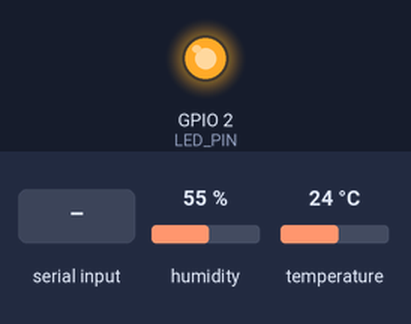
Recording of a sketch running on a simulated ESP32. On the bench: output pins drawn as LEDs (lit = HIGH). The inputs (shaded band) are chosen by the test bench; at power-on: humidity 55 %, temperature 24 °C. WiFi joins after 1.5 s; servers stay silent unless stated; uploads are accepted with an empty reply; what the sketch prints to the serial monitor is not drawn.

Above: at 6.2 s.
6.3 s: humidity set to 31 %
At 10.11 s:
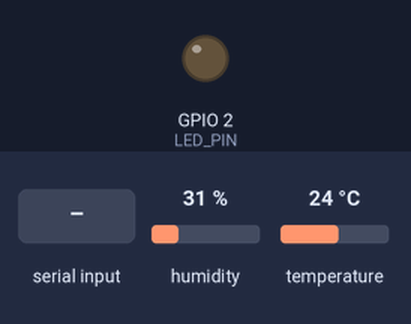
11.9 s: humidity set to 28 %
22.0 s: "TEST" received over Serial
Timing chart, 0 to 42.7 s (numbered marks = the images above; inputs shaded):
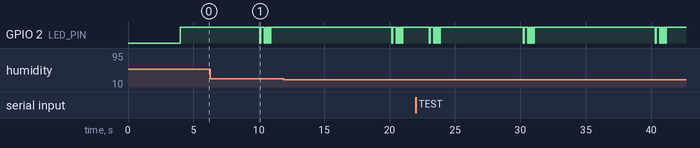

The sketch:

dht11_blockchain_sensor.ino
```cpp
/*
 * Farm Supply Chain - ESP32 DHT11 Sensor Integration
 * Reads temperature and humidity data and sends to blockchain backend
 *
 * Hardware:
 * - ESP32 DevKit V1
 * - DHT11 Temperature & Humidity Sensor
 * - Connect DHT11 Data pin to GPIO 4
 * - Connect DHT11 VCC to 3.3V
 * - Connect DHT11 GND to GND
 */

#include <WiFi.h>
#include <HTTPClient.h>
#include "DHT.h"

// DHT11 Configuration
#define DHTPIN 4        // DHT11 data pin connected to GPIO 4
#define DHTTYPE DHT11   // DHT 11 sensor type
DHT dht(DHTPIN, DHTTYPE);

// WiFi credentials - CHANGE THESE!
const char* ssid = "YOUR_WIFI_SSID";
const char* password = "YOUR_WIFI_PASSWORD";

// Server URL - Change to your computer's IP address
// Find your IP with: ipconfig (Windows) or ifconfig (Linux/Mac)
const char* serverURL = "http://192.168.1.100:3001/api/sensor-data";

// Device configuration
const char* deviceID = "ESP32_DHT11_001";
const char* location = "Farm Storage Room A";
int productID = 1;  // Default product ID to monitor

// Timing
unsigned long previousMillis = 0;
const long interval = 10000; // Send data every 10 seconds

// LED indicator (built-in LED)
#define LED_PIN 2

void setup() {
  Serial.begin(115200);
  delay(1000);

  Serial.println();
  Serial.println("================================");
  Serial.println("🌡️  Farm Supply Chain IoT Sensor");
  Serial.println("🔬 DHT11 Temperature & Humidity Monitor");
  Serial.println("================================");

  // Initialize LED
  pinMode(LED_PIN, OUTPUT);
  digitalWrite(LED_PIN, LOW);

  // Initialize DHT11 sensor
  Serial.println("📡 Initializing DHT11 sensor...");
  dht.begin();
  delay(2000); // Give sensor time to initialize
  Serial.println("✅ DHT11 sensor initialized");

  // Connect to WiFi
  Serial.println();
  Serial.print("📶 Connecting to WiFi: ");
  Serial.println(ssid);
  WiFi.begin(ssid, password);

  int wifiAttempts = 0;
  while (WiFi.status() != WL_CONNECTED && wifiAttempts < 30) {
    delay(1000);
    Serial.print(".");
    wifiAttempts++;

    // Blink LED while connecting
    digitalWrite(LED_PIN, !digitalRead(LED_PIN));
  }

  if (WiFi.status() == WL_CONNECTED) {
    digitalWrite(LED_PIN, HIGH);
    Serial.println();
    Serial.println("✅ WiFi Connected!");
    Serial.print("📡 IP Address: ");
    Serial.println(WiFi.localIP());
    Serial.print("🏠 Location: ");
    Serial.println(location);
    Serial.print("📦 Monitoring Product ID: ");
    Serial.println(productID);
    Serial.print("🔗 Server: ");
    Serial.println(serverURL);
    Serial.println("================================");
    Serial.println();
    Serial.println("📝 Serial Commands:");
    Serial.println("   PRODUCT:X - Set product ID to monitor (e.g., PRODUCT:2)");
    Serial.println("   LOCATION:Name - Set location (e.g., LOCATION:Storage Room B)");
    Serial.println("   STATUS - Show current configuration");
    Serial.println("   TEST - Take immediate reading");
    Serial.println("================================");
    Serial.println();
  } else {
    digitalWrite(LED_PIN, LOW);
    Serial.println();
    Serial.println("❌ WiFi connection failed!");
    Serial.println("⚠️  Please check your credentials and restart");
  }
}

void loop() {
  unsigned long currentMillis = millis();

  // Periodic sensor reading
  if (currentMillis - previousMillis >= interval) {
    previousMillis = currentMillis;
    readAndSendData();
  }

  // Check for serial commands
  if (Serial.available()) {
    String command = Serial.readString();
    command.trim();
    handleSerialCommand(command);
  }

  // Keep WiFi alive
  if (WiFi.status() != WL_CONNECTED) {
    digitalWrite(LED_PIN, LOW);
    Serial.println("⚠️  WiFi disconnected! Reconnecting...");
    WiFi.reconnect();
  }

  delay(100);
}

void handleSerialCommand(String command) {
  Serial.println();
  Serial.println("📨 Command received: " + command);

  if (command.startsWith("PRODUCT:")) {
    int newProductID = command.substring(8).toInt();
    if (newProductID > 0) {
      productID = newProductID;
      Serial.println("✅ Product ID changed to: " + String(productID));
      Serial.println("📦 Now monitoring Product #" + String(productID));
    } else {
      Serial.println("❌ Invalid product ID");
    }
  }
  else if (command.startsWith("LOCATION:")) {
    String newLocation = command.substring(9);
    if (newLocation.length() > 0) {
      location = newLocation.c_str();
      Serial.println("✅ Location changed to: " + String(location));
    } else {
      Serial.println("❌ Invalid location");
    }
  }
  else if (command == "STATUS") {
    showStatus();
  }
  else if (command == "TEST") {
    Serial.println("🔬 Taking immediate reading...");
    readAndSendData();
  }
  else {
    Serial.println("❌ Unknown command");
    Serial.println("Available commands: PRODUCT:X, LOCATION:Name, STATUS, TEST");
  }

  Serial.println();
}

void showStatus() {
  Serial.println("================================");
  Serial.println("📊 CURRENT CONFIGURATION");
  Serial.println("================================");
  Serial.print("📡 Device ID: ");
  Serial.println(deviceID);
  Serial.print("📦 Product ID: ");
  Serial.println(productID);
  Serial.print("📍 Location: ");
  Serial.println(location);
  Serial.print("📶 WiFi Status: ");
  Serial.println(WiFi.status() == WL_CONNECTED ? "✅ Connected" : "❌ Disconnected");
  if (WiFi.status() == WL_CONNECTED) {
    Serial.print("🌐 IP Address: ");
    Serial.println(WiFi.localIP());
    Serial.print("📡 Signal: ");
    Serial.print(WiFi.RSSI());
    Serial.println(" dBm");
  }
  Serial.print("🔗 Server: ");
  Serial.println(serverURL);
  Serial.println("================================");
}

void readAndSendData() {
  // Blink LED to show reading
  digitalWrite(LED_PIN, LOW);
  delay(100);
  digitalWrite(LED_PIN, HIGH);

  Serial.println("📊 ================================");
  Serial.println("🔬 Reading DHT11 sensor...");

  // Read temperature and humidity
  float humidity = dht.readHumidity();
  float temperature = dht.readTemperature();

  // Check if readings are valid
  if (isnan(humidity) || isnan(temperature)) {
    Serial.println("❌ Failed to read from DHT11 sensor!");
    Serial.println("⚠️  Check connections:");
    Serial.println("   - DHT11 Data -> GPIO 4");
    Serial.println("   - DHT11 VCC -> 3.3V");
    Serial.println("   - DHT11 GND -> GND");
    Serial.println("📊 ================================");
    return;
  }

  // Display readings
  Serial.println("✅ Sensor read successful!");
  Serial.println();
  Serial.println("📦 Product ID: " + String(productID));
  Serial.println("🌡️  Temperature: " + String(temperature, 1) + "°C");
  Serial.println("💧 Humidity: " + String(humidity, 1) + "%");
  Serial.println("📍 Location: " + String(location));

  // Determine quality status
  String quality = getQualityStatus(temperature, humidity);
  Serial.println("📈 Quality Status: " + quality);

  if (quality == "CRITICAL") {
    Serial.println("🚨 ALERT: Environmental conditions are CRITICAL!");
  } else if (quality == "WARNING") {
    Serial.println("⚠️  WARNING: Environmental conditions need attention");
  } else {
    Serial.println("✅ Environmental conditions are OPTIMAL");
  }

  // Send to blockchain server
  if (WiFi.status() == WL_CONNECTED) {
    sendToBlockchainServer(temperature, humidity, quality);
  } else {
    Serial.println("❌ Cannot send data - WiFi not connected");
  }

  Serial.println("📊 ================================");
  Serial.println();
}

String getQualityStatus(float temp, float humidity) {
  // Define optimal ranges for farm products
  // Temperature: 5-22°C is optimal, 2-25°C is acceptable
  // Humidity: 35-65% is optimal, 30-70% is acceptable

  if (temp < 2 || temp > 25 || humidity < 30 || humidity > 70) {
    return "CRITICAL";
  } else if (temp < 5 || temp > 22 || humidity < 35 || humidity > 65) {
    return "WARNING";
  } else {
    return "OPTIMAL";
  }
}

void sendToBlockchainServer(float temp, float humidity, String quality) {
  HTTPClient http;

  Serial.println("📤 Sending data to blockchain server...");
  Serial.println("🔗 URL: " + String(serverURL));

  http.begin(serverURL);
  http.addHeader("Content-Type", "application/json");
  http.setTimeout(10000); // 10 second timeout

  // Create JSON payload manually (no ArduinoJson needed)
  String jsonString = "{";
  jsonString += "\"deviceId\":\"" + String(deviceID) + "\",";
  jsonString += "\"productId\":" + String(productID) + ",";
  jsonString += "\"location\":\"" + String(location) + "\",";
  jsonString += "\"temperature\":" + String(temp, 1) + ",";
  jsonString += "\"humidity\":" + String(humidity, 1) + ",";
  jsonString += "\"quality\":\"" + quality + "\",";
  jsonString += "\"timestamp\":" + String(millis()) + ",";
  jsonString += "\"sensorType\":\"DHT11\",";
  jsonString += "\"rssi\":" + String(WiFi.RSSI());
  jsonString += "}";

  Serial.println("📄 JSON Payload:");
  Serial.println(jsonString);
  Serial.println();

  // Send POST request
  int httpResponseCode = http.POST(jsonString);

  if (httpResponseCode > 0) {
    String response = http.getString();
    Serial.println("📨 Server Response:");
    Serial.println("   Status Code: " + String(httpResponseCode));
    Serial.println("   Response: " + response);

    if (httpResponseCode == 200) {
      Serial.println("✅ Data sent successfully to blockchain!");
      // Flash LED to confirm success
      for (int i = 0; i < 3; i++) {
        digitalWrite(LED_PIN, LOW);
        delay(100);
        digitalWrite(LED_PIN, HIGH);
        delay(100);
      }
    } else {
      Serial.println("⚠️  Server returned non-200 status code");
    }
  } else {
    Serial.println("❌ Error sending data!");
    Serial.println("   Error code: " + String(httpResponseCode));
    Serial.println("   Check:");
    Serial.println("   1. Server is running (node server/iot-blockchain-server.js)");
    Serial.println("   2. Server URL is correct: " + String(serverURL));
    Serial.println("   3. Your computer's firewall allows connections");
  }

  http.end();
}
```
